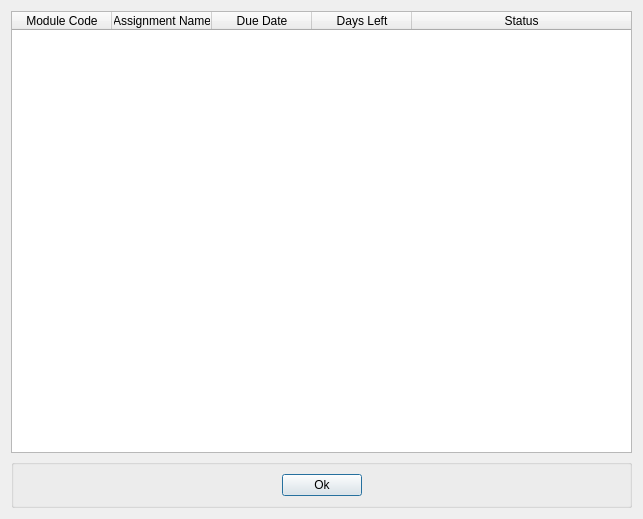
<?xml version="1.0" encoding="UTF-8"?>
<ui version="4.0">
 <class>showAllDialog</class>
 <widget class="QDialog" name="showAllDialog">
  <property name="geometry">
   <rect>
    <x>0</x>
    <y>0</y>
    <width>643</width>
    <height>519</height>
   </rect>
  </property>
  <property name="windowTitle">
   <string>All Assignments</string>
  </property>
  <layout class="QVBoxLayout" name="verticalLayout">
   <item>
    <widget class="QTableWidget" name="tableWidget">
     <property name="editTriggers">
      <set>QAbstractItemView::EditTrigger::NoEditTriggers</set>
     </property>
     <property name="sortingEnabled">
      <bool>true</bool>
     </property>
     <attribute name="horizontalHeaderCascadingSectionResizes">
      <bool>true</bool>
     </attribute>
     <attribute name="horizontalHeaderShowSortIndicator" stdset="0">
      <bool>true</bool>
     </attribute>
     <attribute name="horizontalHeaderStretchLastSection">
      <bool>true</bool>
     </attribute>
     <attribute name="verticalHeaderCascadingSectionResizes">
      <bool>false</bool>
     </attribute>
     <attribute name="verticalHeaderStretchLastSection">
      <bool>false</bool>
     </attribute>
     <column>
      <property name="text">
       <string>Module Code</string>
      </property>
     </column>
     <column>
      <property name="text">
       <string>Assignment Name</string>
      </property>
     </column>
     <column>
      <property name="text">
       <string>Due Date</string>
      </property>
     </column>
     <column>
      <property name="text">
       <string>Days Left</string>
      </property>
     </column>
     <column>
      <property name="text">
       <string>Status</string>
      </property>
     </column>
    </widget>
   </item>
   <item>
    <widget class="QGroupBox" name="groupBox">
     <property name="title">
      <string/>
     </property>
     <layout class="QHBoxLayout" name="horizontalLayout">
      <item>
       <spacer name="horizontalSpacer">
        <property name="orientation">
         <enum>Qt::Orientation::Horizontal</enum>
        </property>
        <property name="sizeHint" stdset="0">
         <size>
          <width>192</width>
          <height>20</height>
         </size>
        </property>
       </spacer>
      </item>
      <item>
       <widget class="QPushButton" name="OkButton">
        <property name="text">
         <string>Ok</string>
        </property>
        <property name="icon">
         <iconset resource="../resources/resources.qrc">
          <normaloff>:/icons/check-circle.svg</normaloff>:/icons/check-circle.svg</iconset>
        </property>
        <property name="iconSize">
         <size>
          <width>12</width>
          <height>12</height>
         </size>
        </property>
       </widget>
      </item>
      <item>
       <spacer name="horizontalSpacer_2">
        <property name="orientation">
         <enum>Qt::Orientation::Horizontal</enum>
        </property>
        <property name="sizeHint" stdset="0">
         <size>
          <width>191</width>
          <height>20</height>
         </size>
        </property>
       </spacer>
      </item>
     </layout>
    </widget>
   </item>
  </layout>
 </widget>
 <resources>
  <include location="../resources/resources.qrc"/>
 </resources>
 <connections/>
</ui>
